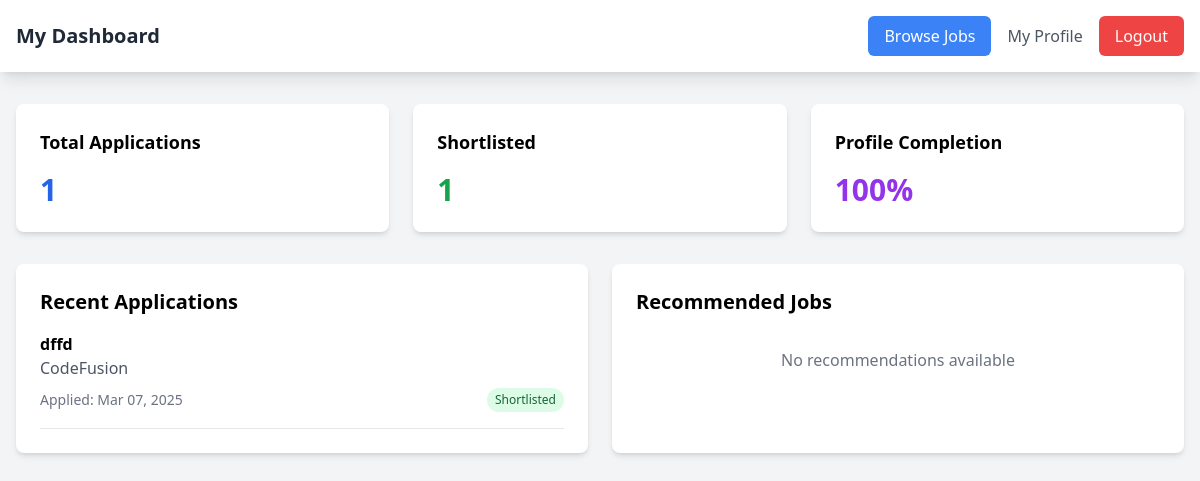
/views/jobseeker/dashboard.php (signed in), run on the app's committed database.
### tables this page shows
CREATE TABLE `applications` (
  `application_id` int(11) NOT NULL AUTO_INCREMENT,
  `job_id` int(11) DEFAULT NULL,
  `user_id` int(11) DEFAULT NULL,
  `resume_path` varchar(255) DEFAULT NULL,
  `cover_letter` text DEFAULT NULL,
  `status` enum('pending','reviewed','shortlisted','rejected','hired') DEFAULT 'pending',
  `applied_at` timestamp NULL DEFAULT current_timestamp(),
  PRIMARY KEY (`application_id`),
  KEY `job_id` (`job_id`),
  KEY `user_id` (`user_id`),
  CONSTRAINT `applications_ibfk_1` FOREIGN KEY (`job_id`) REFERENCES `jobs` (`job_id`) ON DELETE CASCADE,
  CONSTRAINT `applications_ibfk_2` FOREIGN KEY (`user_id`) REFERENCES `users` (`user_id`) ON DELETE CASCADE
);

CREATE TABLE `jobs` (
  `job_id` int(11) NOT NULL AUTO_INCREMENT,
  `company_id` int(11) DEFAULT NULL,
  `title` varchar(100) NOT NULL,
  `description` text NOT NULL,
  `requirements` text DEFAULT NULL,
  `salary_range` varchar(50) DEFAULT NULL,
  `location` varchar(100) DEFAULT NULL,
  `job_type` enum('full-time','part-time','contract','internship') DEFAULT NULL,
  `status` enum('open','closed','draft') DEFAULT 'open',
  `created_at` timestamp NULL DEFAULT current_timestamp(),
  `deadline` date DEFAULT NULL,
  PRIMARY KEY (`job_id`),
  KEY `company_id` (`company_id`),
  CONSTRAINT `jobs_ibfk_1` FOREIGN KEY (`company_id`) REFERENCES `companies` (`company_id`) ON DELETE CASCADE
);

CREATE TABLE `companies` (
  `company_id` int(11) NOT NULL AUTO_INCREMENT,
  `user_id` int(11) DEFAULT NULL,
  `company_name` varchar(100) NOT NULL,
  `description` text DEFAULT NULL,
  `industry` varchar(100) DEFAULT NULL,
  `location` varchar(100) DEFAULT NULL,
  `website` varchar(255) DEFAULT NULL,
  `logo` varchar(255) DEFAULT NULL,
  `created_at` timestamp NULL DEFAULT current_timestamp(),
  PRIMARY KEY (`company_id`),
  KEY `user_id` (`user_id`),
  CONSTRAINT `companies_ibfk_1` FOREIGN KEY (`user_id`) REFERENCES `users` (`user_id`) ON DELETE CASCADE
);

### views/jobseeker/dashboard.php (the view, shortened to what this page needs)
<?php
$database = new Database();
$db = $database->getConnection();
$user_id = $_SESSION['user_id'];
$query = "SELECT
    (CASE WHEN first_name IS NOT NULL THEN 20 ELSE 0 END +
     CASE WHEN phone IS NOT NULL THEN 20 ELSE 0 END +
     CASE WHEN r.resume_path IS NOT NULL THEN 20 ELSE 0 END +
     CASE WHEN jp.desired_position IS NOT NULL THEN 20 ELSE 0 END +
     CASE WHEN jp.skills IS NOT NULL THEN 20 ELSE 0 END) as completion_percentage
    FROM users u
    LEFT JOIN resumes r ON u.user_id = r.user_id
    LEFT JOIN job_preferences jp ON u.user_id = jp.user_id
    WHERE u.user_id = :user_id";
$stmt = $db->prepare($query);
$stmt->bindParam(":user_id", $user_id);
$stmt->execute();
$profile_completion = $stmt->fetch(PDO::FETCH_ASSOC)['completion_percentage'];
$query = "SELECT
            COUNT(*) as total_applications,
            SUM(CASE WHEN status = 'shortlisted' THEN 1 ELSE 0 END) as shortlisted,
            SUM(CASE WHEN status = 'rejected' THEN 1 ELSE 0 END) as rejected
          FROM applications
          WHERE user_id = :user_id";
$stmt = $db->prepare($query);
$stmt->bindParam(":user_id", $user_id);
$stmt->execute();
$stats = $stmt->fetch(PDO::FETCH_ASSOC);
$query = "SELECT a.*, j.title, j.location, c.company_name, a.status, a.applied_at
          FROM applications a
          INNER JOIN jobs j ON a.job_id = j.job_id
          INNER JOIN companies c ON j.company_id = c.company_id
          WHERE a.user_id = :user_id
          ORDER BY a.applied_at DESC
          LIMIT 5";
$stmt = $db->prepare($query);
$stmt->bindParam(":user_id", $user_id);
$stmt->execute();
$recent_applications = $stmt->fetchAll(PDO::FETCH_ASSOC);
$query = "SELECT j.*, c.company_name
          FROM jobs j
          INNER JOIN companies c ON j.company_id = c.company_id
          LEFT JOIN job_preferences jp ON jp.user_id = :user_id
          WHERE j.status = 'open'
          AND (jp.desired_position IS NULL
               OR j.title LIKE CONCAT('%', jp.desired_position, '%')
               OR j.description LIKE CONCAT('%', jp.desired_position, '%'))
          ORDER BY j.created_at DESC
          LIMIT 5";
$stmt = $db->prepare($query);
$stmt->bindParam(":user_id", $user_id);
$stmt->execute();
$recommended_jobs = $stmt->fetchAll(PDO::FETCH_ASSOC);
?>
<!DOCTYPE html>
<html lang="en">
<head>
    <script src="https://cdn.tailwindcss.com"></script>
</head>
<body class="bg-gray-100">
    <nav class="bg-white shadow-lg">
        <div class="max-w-7xl mx-auto px-4">
            <div class="flex justify-between items-center py-4">
                <div class="flex items-center">
                    <h1 class="text-xl font-bold text-gray-800">My Dashboard</h1>
                </div>
                <div class="flex items-center space-x-4">
                    <a href="browse-jobs.php" class="bg-blue-500 text-white px-4 py-2 rounded-md hover:bg-blue-600">Browse Jobs</a>
                    <a href="profile.php" class="text-gray-600 hover:text-gray-800">My Profile</a>
                    <a href="../../includes/auth/logout.php" class="bg-red-500 text-white px-4 py-2 rounded-md hover:bg-red-600">Logout</a>
                </div>
            </div>
        </div>
    </nav>
    <div class="max-w-7xl mx-auto px-4 py-8">
    <div class="grid grid-cols-1 md:grid-cols-3 gap-6">
    <div class="bg-white p-6 rounded-lg shadow-md">
        <h3 class="text-lg font-semibold mb-4">Total Applications</h3>
        <p class="text-3xl font-bold text-blue-600"><?php echo $stats['total_applications'] ?? 0; ?></p>
    </div>
    <div class="bg-white p-6 rounded-lg shadow-md">
        <h3 class="text-lg font-semibold mb-4">Shortlisted</h3>
        <p class="text-3xl font-bold text-green-600"><?php echo $stats['shortlisted'] ?? 0; ?></p>
    </div>
    <div class="bg-white p-6 rounded-lg shadow-md">
        <h3 class="text-lg font-semibold mb-4">Profile Completion</h3>
        <p class="text-3xl font-bold text-purple-600"><?php echo $profile_completion; ?>%</p>
    </div>
</div>
        <div class="grid grid-cols-1 md:grid-cols-2 gap-6 mt-8">
            <div class="bg-white rounded-lg shadow-md p-6">
                <h2 class="text-xl font-bold mb-4">Recent Applications</h2>
                <?php if ($recent_applications): ?>
                    <div class="space-y-4">
                        <?php foreach ($recent_applications as $application): ?>
                            <div class="border-b pb-4">
                                <h3 class="font-semibold"><?php echo htmlspecialchars($application['title']); ?></h3>
                                <p class="text-gray-600"><?php echo htmlspecialchars($application['company_name']); ?></p>
                                <div class="flex justify-between items-center mt-2">
                                    <span class="text-sm text-gray-500">Applied: <?php echo date('M d, Y', strtotime($application['applied_at'])); ?></span>
                                    <span class="px-2 py-1 text-xs rounded-full
                                        <?php echo $application['status'] === 'pending' ? 'bg-yellow-100 text-yellow-800' :
                                                ($application['status'] === 'shortlisted' ? 'bg-green-100 text-green-800' :
                                                'bg-red-100 text-red-800'); ?>">
                                        <?php echo ucfirst($application['status']); ?>
                                    </span>
                                </div>
                            </div>
                        <?php endforeach; ?>
                    </div>
                <?php else: ?>
                    <p class="text-gray-500 text-center py-4">No applications yet</p>
                <?php endif; ?>
            </div>
            <div class="bg-white rounded-lg shadow-md p-6">
                <h2 class="text-xl font-bold mb-4">Recommended Jobs</h2>
                <?php if ($recommended_jobs): ?>
                    <div class="space-y-4">
                        <?php foreach ($recommended_jobs as $job): ?>
                            <div class="border-b pb-4">
                                <h3 class="font-semibold"><?php echo htmlspecialchars($job['title']); ?></h3>
                                <p class="text-gray-600"><?php echo htmlspecialchars($job['company_name']); ?></p>
                                <p class="text-sm text-gray-500"><?php echo htmlspecialchars($job['location']); ?></p>
                                <div class="mt-2">
                                    <a href="view-job.php?id=<?php echo $job['job_id']; ?>"
                                       class="text-blue-500 hover:text-blue-700 text-sm">View Details</a>
                                </div>
                            </div>
                        <?php endforeach; ?>
                    </div>
                <?php else: ?>
                    <p class="text-gray-500 text-center py-4">No recommendations available</p>
                <?php endif; ?>
            </div>
        </div>
    </div>
</body>
</html>

### data on the page
applications: job.title "dffd", companies.company_name "CodeFusion", applied_at "Mar 07, 2025", status "Shortlisted"

### other printed values
$stats['total_applications'] "1"
$stats['shortlisted'] "1"
$profile_completion "100"
